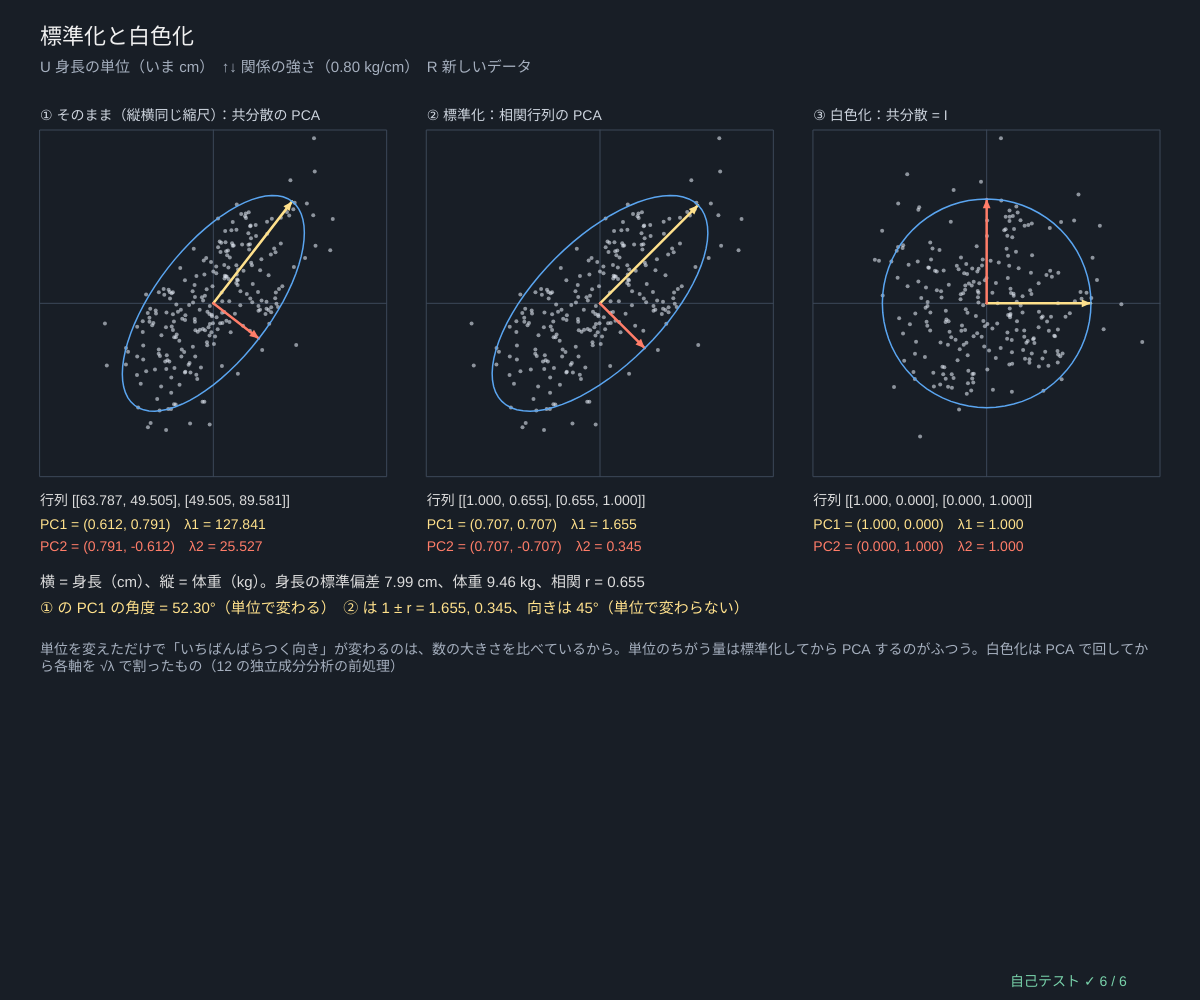
Frame 1 (no input)
Frame 60 (no input): identical to frame 1, image omitted
Frame 120 (the mouse pressed at the canvas centre since frame 60): identical to frame 1, image omitted

The p5.js sketch that drew this single still picture (run headless with seeded random() and noise() and a simulated clock; from frame 60 on, the mouse is pressed at the canvas centre):

// p5.js sketch
// ── sketch.js
// ============================================
// 10 標準化と白色化 ─ 単位がちがう 2 つの量を、そのまま PCA してよい？
// 合成データ：身長（cm）と体重（kg）。U で身長を mm にすると、数が 10 倍 → 分散は 100 倍 → 共分散の PCA は身長だけを向く
//   標準化（各列を 平均 0・標準偏差 1）してから PCA = 相関行列の PCA。単位を変えても結果は同じ
//   2 変数の相関行列の固有値は 1 ± r、固有ベクトルはいつも (1, 1)/√2 と (1, −1)/√2
//   白色化：z = Λ^(−1/2) Vᵀ (x − μ)。共分散が単位行列 I になり、楕円が円になる（どの向きのばらつきも 1）
// U 身長の単位 cm ⇔ mm / ↑↓ 身長と体重の関係の強さ / R 新しいデータ
// ============================================

const NPTS = 250;                      // ★ 人数
let useMM = false, slope = 0.8, seedD = 1, raw = [], dataX = [];   // ★ slope = 身長 1 cm あたり体重が何 kg 増えるか

function setup() { createCanvas(windowWidth, windowHeight); textWrap(CHAR); selfTest(); rebuild(); }
// ★ 合成データ：身長 h ~ 平均 168、標準偏差 8（cm）、体重 w = 62 + slope (h − 168) + ばらつき 7（kg）
function makePeople(n, sl) { return Array.from({ length: n }, () => { let h = 168 + 8 * gaussRnd(); return [h, 62 + sl * (h - 168) + 7 * gaussRnd()]; }); }
function rebuild() { seedRng(seedD); raw = makePeople(NPTS, slope); dataX = raw.map((p) => [useMM ? p[0] * 10 : p[0], p[1]]); }

// 点群と主軸を、縦横同じ縮尺で描く（中心 c、1 単位 = s ピクセル）
function cloud(P, cx, cy, s, col) { noStroke(); fill(...col, 150); for (let p of P) circle(cx + p[0] * s, cy - p[1] * s, 4); }
function axes(e, C, cx, cy, s) {
  e.vecs.forEach((v, k) => { let L = 2 * Math.sqrt(Math.max(0, e.vals[k])) * s; stroke(k ? color(255, 125, 105) : color(255, 225, 140)); fill(k ? color(255, 125, 105) : color(255, 225, 140)); strokeWeight(2.5); arrow2(cx, cy, cx + v[0] * L, cy - v[1] * L, 10); });
  stroke(90, 165, 240); strokeWeight(1.5); polyline(covEllipsePts([0, 0], C, 2).map((p) => [cx + p[0] * s, cy - p[1] * s]));
}
function panelBox(i) { let w = (width - 160) / 3; return { x: 40 + i * (w + 40), y: 130, w, h: Math.min(w, height * 0.5) }; }

function draw() {
  background(24, 30, 38);
  let mu = colMeans(dataX), Xc = centerCols(dataX, mu), C = covMatrix(dataX), e = jacobiEigen(C);
  let st = standardizeCols(dataX), R = covMatrix(st.Z), er = jacobiEigen(R), wh = whitenData(dataX), Cw = covMatrix(wh.Z);
  let titles = ['① そのまま（縦横同じ縮尺）：共分散の PCA', '② 標準化：相関行列の PCA', '③ 白色化：共分散 = I'];
  let sets = [[Xc, C, e], [st.Z, R, er], [wh.Z, Cw, jacobiEigen(Cw)]];
  sets.forEach(([P, Cm, ee], i) => {
    let b = panelBox(i), span = Math.max(...P.flat().map(Math.abs), 1e-9) * 1.05, s = Math.min(b.w, b.h) / 2 / span, cx = b.x + b.w / 2, cy = b.y + b.h / 2;
    stroke(60, 72, 88); strokeWeight(1); noFill(); rect(b.x, b.y, b.w, b.h); line(b.x, cy, b.x + b.w, cy); line(cx, b.y, cx, b.y + b.h);
    cloud(P, cx, cy, s, [225, 232, 242]); axes(ee, Cm, cx, cy, s);
    noStroke(); fill(205, 212, 222); textSize(14); textAlign(LEFT, BASELINE); text(titles[i], b.x, b.y - 10);
    let y = b.y + b.h + 28; fill(220); textSize(14);
    text('行列 [[' + fmtN(Cm[0][0], 3) + ', ' + fmtN(Cm[0][1], 3) + '], [' + fmtN(Cm[1][0], 3) + ', ' + fmtN(Cm[1][1], 3) + ']]', b.x, y);
    fill(255, 225, 140); text('PC1 = ' + fmtVec(ee.vecs[0], 3) + '　λ1 = ' + fmtN(ee.vals[0], 3), b.x, y + 24);
    fill(255, 125, 105); text('PC2 = ' + fmtVec(ee.vecs[1], 3) + '　λ2 = ' + fmtN(ee.vals[1], 3), b.x, y + 46);
  });
  let unit = useMM ? 'mm' : 'cm', r = R[0][1], y = panelBox(0).y + panelBox(0).h + 110;
  noStroke(); fill(220); textSize(15); textAlign(LEFT, BASELINE);
  text('横 = 身長（' + unit + '）、縦 = 体重（kg）。身長の標準偏差 ' + fmtN(Math.sqrt(C[0][0]), 2) + ' ' + unit + '、体重 ' + fmtN(Math.sqrt(C[1][1]), 2) + ' kg、相関 r = ' + fmtN(r, 3), 40, y);
  fill(255, 225, 140); text('① の PC1 の角度 = ' + fmtN((Math.atan2(e.vecs[0][1], e.vecs[0][0]) * 180) / Math.PI, 2) + '°（単位で変わる）　② は 1 ± r = ' + fmtN(1 + r, 3) + ', ' + fmtN(1 - r, 3) + '、向きは 45°（単位で変わらない）', 40, y + 26);
  fill(165, 175, 190); textSize(14);
  text('単位を変えただけで「いちばんばらつく向き」が変わるのは、数の大きさを比べているから。単位のちがう量は標準化してから PCA するのがふつう。白色化は PCA で回してから各軸を √λ で割ったもの（12 の独立成分分析の前処理）', 40, y + 56, width - 80);
  fill(240); textSize(22); text('標準化と白色化', 40, 44);
  fill(165, 175, 190); textSize(15); text('U 身長の単位（いま ' + unit + '）　↑↓ 関係の強さ（' + fmtN(slope, 2) + ' kg/cm）　R 新しいデータ', 40, 72);
  drawSelfTest(width - 190, height - 14);
}

function keyPressed() {
  if (key === 'u' || key === 'U') { useMM = !useMM; rebuild(); }
  if (key === UP_ARROW || key === DOWN_ARROW) { slope = clampv(Math.round((slope + (key === UP_ARROW ? 0.1 : -0.1)) * 10) / 10, -1.5, 1.5); rebuild(); }
  if (key === 'r' || key === 'R') { seedD++; rebuild(); }
  return false;
}

// ---- 自己テスト
function selfTest() {
  selfTestResults = [];
  seedRng(110);
  let P = makePeople(300, 0.8), Pmm = P.map((p) => [10 * p[0], p[1]]), st = standardizeCols(P), Cz = covMatrix(st.Z);
  check('標準化した列は 平均 0・標準偏差 1（1e-12）', colMeans(st.Z).every((m) => Math.abs(m) < 1e-12) && near(Cz[0][0], 1, 1e-12) && near(Cz[1][1], 1, 1e-12));
  let ea = jacobiEigen(covMatrix(standardizeCols(P).Z)), eb = jacobiEigen(covMatrix(standardizeCols(Pmm).Z));
  check('相関行列の PCA は cm でも mm でも同じ（固有値・固有ベクトル 1e-12）', ea.vals.every((l, k) => near(l, eb.vals[k], 1e-12)) && ea.vecs.every((v, k) => angleBetween(v, eb.vecs[k]) < 1e-9));
  let ca = jacobiEigen(covMatrix(P)), cb = jacobiEigen(covMatrix(Pmm));
  check('共分散の PCA は単位で変わる：mm にすると PC1 が 30° 以上回り、身長の軸から 6° 以内に', angleBetween(ca.vecs[0], cb.vecs[0]) > 30 && angleBetween(cb.vecs[0], [1, 0]) < 6);
  let r = Cz[0][1];
  check('2 変数の相関行列：固有値 1 ± r、固有ベクトル (1, ±1)/√2', near(ea.vals[0], 1 + Math.abs(r), 1e-12) && near(ea.vals[1], 1 - Math.abs(r), 1e-12) && angleBetween(ea.vecs[0], [1, Math.sign(r)]) < 1e-9);
  let okW = true;
  for (let t = 0; t < 10; t++) { let d = 2 + (t % 4), Q = Array.from({ length: d }, (_, i) => Array.from({ length: d }, (_, j) => (i === j ? 1 + t : 0) + rndRange(-0.8, 0.8))), C = matMul(Q, matT(Q)), X = gaussCloud(200, new Array(d).fill(3), C), w = whitenData(X); if (maxAbsDiff(covMatrix(w.Z), eyeMat(d)) > 1e-9) okW = false; }
  check('白色化したデータの共分散 = 単位行列 I（2〜5 次元、1e-9）', okW);
  let flat = standardizeCols([[1, 5], [2, 5], [3, 5]]);
  check('ばらつきが 0 の列があっても NaN にならない', noNaN(flat.Z) && noNaN(whitenData([[1, 5], [2, 5], [3, 5]]).Z));
  reportSelfTest();
}

// ---------- やってみよう ----------
// 1. U で cm ⇔ mm を切りかえ、① と ② の PC1 を比べよう。どちらが「単位に左右されない」？
// 2. ↑↓ で関係の強さを 0 にすると、② の固有値はどうなる？（r = 0 → 1 と 1）
// 3. ③ の白色化した点は、どの向きから見ても同じばらつき。PCA の向きは決まる？
// 4. 身長を m（メートル）にしたら、① の PC1 はどちらを向くと思う？（makePeople を書きかえて試そう）
// 5. 白色化は 12 の独立成分分析の前処理。白色化しただけでは、まだ「回転」が決まっていない

// ==================================================
// ここから下は「主成分分析の道具」（中身は読まなくても OK。消さないでね）
// ==================================================
// ---- 数の表示と安全のための道具
function clampv(v, a, b) { return v < a ? a : v > b ? b : v; }
function fin(v, fb) { return typeof v === 'number' && isFinite(v) ? v : fb === undefined ? 0 : fb; }   // NaN・∞ を fb に
function fmtN(v, d) {                                                  // 数を小数 d 桁で（NaN は「?」）
  if (typeof v !== 'number' || !isFinite(v)) return '?';
  let s = v.toFixed(d === undefined ? 2 : d);
  return /^-0(\.0*)?$/.test(s) ? s.slice(1) : s;
}
function fmtVec(v, d) { return '(' + v.map((x) => fmtN(x, d)).join(', ') + ')'; }
// ---- 種つきの乱数（同じ種なら毎回同じ列）
let rngState = 1;
function seedRng(s) { rngState = (s >>> 0) || 1; }
function rnd() {                       // 0〜1 の一様乱数（mulberry32）
  rngState = (rngState + 0x6d2b79f5) >>> 0;
  let t = rngState;
  t = Math.imul(t ^ (t >>> 15), t | 1);
  t ^= t + Math.imul(t ^ (t >>> 7), t | 61);
  return ((t ^ (t >>> 14)) >>> 0) / 4294967296;
}
function rndRange(a, b) { return a + (b - a) * rnd(); }
function gaussRnd() {                  // 標準正規分布（ボックス-ミュラー法）
  let u = Math.max(1e-12, rnd()), v = rnd();
  return Math.sqrt(-2 * Math.log(u)) * Math.cos(2 * Math.PI * v);
}
// ---- 行列の道具。データ X は「n 行 × d 列」（1 行 = 1 個のデータ）、ベクトルは配列
function zerosMat(n, m) { return Array.from({ length: n }, () => new Array(m).fill(0)); }
function eyeMat(n) { let I = zerosMat(n, n); for (let i = 0; i < n; i++) I[i][i] = 1; return I; }
function matT(A) { return A[0].map((_, j) => A.map((r) => r[j])); }
function matMul(A, B) {
  let n = A.length, q = B.length, m = B[0].length, C = zerosMat(n, m);
  for (let i = 0; i < n; i++) for (let k = 0; k < q; k++) { let a = A[i][k]; if (a === 0) continue; for (let j = 0; j < m; j++) C[i][j] += a * B[k][j]; }
  return C;
}
function matVec(A, x) { return A.map((r) => dotv(r, x)); }
function dotv(a, b) { let s = 0; for (let i = 0; i < a.length; i++) s += a[i] * b[i]; return s; }
function vlen(a) { return Math.sqrt(dotv(a, a)); }
function unitv(a) { let L = vlen(a); return L > 1e-300 ? a.map((x) => x / L) : a.map((_, i) => (i === 0 ? 1 : 0)); }
function maxAbsDiff(A, B) { let m = 0; for (let i = 0; i < A.length; i++) for (let j = 0; j < A[i].length; j++) m = Math.max(m, Math.abs(A[i][j] - B[i][j])); return m; }
function colMeans(X) {                 // 平均ベクトル（列ごとの平均）
  let d = X[0].length, mu = new Array(d).fill(0);
  for (let r of X) for (let j = 0; j < d; j++) mu[j] += r[j];
  return mu.map((s) => s / Math.max(1, X.length));
}
function centerCols(X, mu) { return X.map((r) => r.map((v, j) => v - mu[j])); }   // 平均を引く（中心化）
// ★ 共分散行列 C = Xcᵀ Xc / (n − 1)（n − 1 で割る「不偏」の約束。点が 1 個以下ならゼロ行列）
function covMatrix(X) {
  let n = X.length, d = X[0].length, mu = colMeans(X), C = zerosMat(d, d);
  if (n < 2) return C;
  for (let r of X) for (let i = 0; i < d; i++) { let a = r[i] - mu[i]; for (let j = i; j < d; j++) C[i][j] += a * (r[j] - mu[j]); }
  for (let i = 0; i < d; i++) for (let j = i; j < d; j++) { C[i][j] /= n - 1; C[j][i] = C[i][j]; }
  return C;
}
// ★ ヤコビ法（対称行列の固有値分解）：非対角を 1 つずつ回転で 0 にしていく。d ≤ 64 くらいまで
// 戻り値 vals = 固有値（大きい順）、vecs[k] = k 番目の固有ベクトル（長さ 1、いちばん大きい成分を正に）
function jacobiEigen(C, maxSweeps) {
  let d = C.length, A = C.map((r) => r.slice()), V = eyeMat(d);
  for (let sw = 0; sw < (maxSweeps || 80); sw++) {
    let off = 0, tot = 0;
    for (let i = 0; i < d; i++) for (let j = 0; j < d; j++) { let a = A[i][j] * A[i][j]; tot += a; if (i !== j) off += a; }
    if (!(off > 1e-30 * tot)) break;
    for (let p = 0; p < d - 1; p++) for (let q = p + 1; q < d; q++) {
      let apq = A[p][q];
      if (Math.abs(apq) < 1e-300) continue;
      let th = (A[q][q] - A[p][p]) / (2 * apq);
      let t = th === 0 ? 1 : Math.sign(th) / (Math.abs(th) + Math.sqrt(th * th + 1));
      let c = 1 / Math.sqrt(t * t + 1), s = t * c;
      for (let k = 0; k < d; k++) { let akp = A[k][p], akq = A[k][q]; A[k][p] = c * akp - s * akq; A[k][q] = s * akp + c * akq; }
      for (let k = 0; k < d; k++) { let apk = A[p][k], aqk = A[q][k]; A[p][k] = c * apk - s * aqk; A[q][k] = s * apk + c * aqk; }
      for (let k = 0; k < d; k++) { let vkp = V[k][p], vkq = V[k][q]; V[k][p] = c * vkp - s * vkq; V[k][q] = s * vkp + c * vkq; }
    }
  }
  let idx = Array.from({ length: d }, (_, i) => i).sort((a, b) => A[b][b] - A[a][a]);
  let vecs = idx.map((k) => { let v = V.map((r) => r[k]), big = 0; for (let i = 0; i < d; i++) if (Math.abs(v[i]) > Math.abs(v[big]) + 1e-12) big = i; return v[big] < 0 ? v.map((x) => -x) : v; });
  return { vals: idx.map((k) => A[k][k]), vecs };
}
function traceOf(C) { let s = 0; for (let i = 0; i < C.length; i++) s += C[i][i]; return s; }
// C V = V Λ の残り（いちばん大きいずれ）と、固有ベクトルどうしの直交のずれ
function eigResidual(C, eg) { let m = 0; eg.vecs.forEach((v, k) => { let Cv = matVec(C, v); for (let i = 0; i < v.length; i++) m = Math.max(m, Math.abs(Cv[i] - eg.vals[k] * v[i])); }); return m; }
function orthoError(vecs) { let m = 0; for (let a = 0; a < vecs.length; a++) for (let b = 0; b < vecs.length; b++) m = Math.max(m, Math.abs(dotv(vecs[a], vecs[b]) - (a === b ? 1 : 0))); return m; }
// 射影（主成分得点）と復元：score = (x − μ)·v_k、x_hat = μ + Σ score_k v_k（k 個まで）
function projectData(X, mu, vecs, k) { return X.map((r) => vecs.slice(0, k).map((v) => { let s = 0; for (let j = 0; j < r.length; j++) s += (r[j] - mu[j]) * v[j]; return s; })); }
function reconstructRow(score, mu, vecs) { let x = mu.slice(); score.forEach((s, k) => { for (let j = 0; j < x.length; j++) x[j] += s * vecs[k][j]; }); return x; }
function angleBetween(u, v) {          // 向きのちがい（符号は無視、0〜90°）。小さい角も正確に：atan2(‖v − (v·u)u‖, |v·u|)
  let a = unitv(u), b = unitv(v), c = dotv(a, b), r = 0; for (let i = 0; i < a.length; i++) r += (b[i] - c * a[i]) ** 2;
  return (Math.atan2(Math.sqrt(r), Math.abs(c)) * 180) / Math.PI;
}
function corrOf(a, b) {                // 相関係数
  let n = a.length, ma = a.reduce((s, v) => s + v, 0) / n, mb = b.reduce((s, v) => s + v, 0) / n, sab = 0, saa = 0, sbb = 0;
  for (let i = 0; i < n; i++) { sab += (a[i] - ma) * (b[i] - mb); saa += (a[i] - ma) ** 2; sbb += (b[i] - mb) ** 2; }
  return saa > 0 && sbb > 0 ? sab / Math.sqrt(saa * sbb) : 0;
}
// ---- 2×2 対称行列 [[a, b], [b, c]] の固有値・固有ベクトル（解の公式）
function eig2sym(a, b, c) {
  let tr = a + c, h = Math.sqrt(((a - c) / 2) ** 2 + b * b), l1 = tr / 2 + h, l2 = tr / 2 - h;
  let v1 = Math.abs(b) > 1e-14 * (Math.abs(a) + Math.abs(c) + 1e-300) ? unitv([l1 - c, b]) : a >= c ? [1, 0] : [0, 1];
  if (v1[0] < 0 || (v1[0] === 0 && v1[1] < 0)) v1 = [-v1[0], -v1[1]];
  return { l1, l2, v1, v2: [-v1[1], v1[0]], angle: (Math.atan2(v1[1], v1[0]) * 180) / Math.PI };
}
// ---- 好きな共分散の正規分布の点群：x = μ + L z（C = L Lᵀ、コレスキー分解）
function cholesky(C) {
  let d = C.length, L = zerosMat(d, d);
  for (let i = 0; i < d; i++) for (let j = 0; j <= i; j++) {
    let s = C[i][j]; for (let k = 0; k < j; k++) s -= L[i][k] * L[j][k];
    L[i][j] = i === j ? Math.sqrt(Math.max(s, 1e-15)) : s / L[j][j];
  }
  return L;
}
function gaussCloud(n, mu, C) { let L = cholesky(C); return Array.from({ length: n }, () => { let z = mu.map(() => gaussRnd()); return mu.map((m, i) => m + dotv(L[i], z)); }); }
function covFromAxes(s1, s2, deg) {    // 長軸の標準偏差 s1、短軸 s2、長軸の角度 deg（度）の 2×2 共分散
  let t = (deg * Math.PI) / 180, c = Math.cos(t), s = Math.sin(t);
  return [[c * c * s1 * s1 + s * s * s2 * s2, c * s * (s1 * s1 - s2 * s2)], [c * s * (s1 * s1 - s2 * s2), s * s * s1 * s1 + c * c * s2 * s2]];
}
// ---- グラフと図の道具：g = { x, y, w, h, x0, x1, y0, y1 }
function gX(g, v) { return g.x + clampv((v - g.x0) / (g.x1 - g.x0), -0.02, 1.02) * g.w; }
function gY(g, v) { return g.y + g.h - clampv((v - g.y0) / (g.y1 - g.y0), -0.02, 1.02) * g.h; }
function plotAxes(g, xl, yl, xt, yt) {
  stroke(80, 92, 108); strokeWeight(1); noFill(); rect(g.x, g.y, g.w, g.h);
  noStroke(); fill(160, 170, 185); textSize(12); textAlign(CENTER, TOP);
  for (let v of xt) text(+(+v).toPrecision(3), gX(g, v), g.y + g.h + 4);
  textAlign(RIGHT, CENTER);
  for (let v of yt) text(+(+v).toPrecision(3), g.x - 5, gY(g, v));
  textAlign(LEFT, BASELINE); fill(205, 212, 222); textSize(13);
  text(xl, g.x + g.w - textWidth(xl), g.y + g.h + 32); text(yl, g.x, g.y - 8);
}
function polyline(pts, closed) {       // 点が 2 つ以上あるときだけ折れ線を描く
  if (pts.length < 2) return;
  noFill(); beginShape(); for (let p of pts) vertex(p[0], p[1]); endShape(closed ? CLOSE : undefined);
}
// 共分散 C の「k σ の楕円」の点（データの単位）。中心 μ、長さ 1 の 2×2 固有分解で作る
function covEllipsePts(mu, C, k, segs) {
  let e = eig2sym(C[0][0], C[0][1], C[1][1]), a = k * Math.sqrt(Math.max(0, e.l1)), b = k * Math.sqrt(Math.max(0, e.l2)), out = [];
  for (let i = 0; i <= (segs || 72); i++) { let t = (2 * Math.PI * i) / (segs || 72), u = a * Math.cos(t), w = b * Math.sin(t); out.push([mu[0] + u * e.v1[0] + w * e.v2[0], mu[1] + u * e.v1[1] + w * e.v2[1]]); }
  return out;
}
function arrow2(x1, y1, x2, y2, hs) {  // 矢印（hs = 矢じりの大きさ）
  line(x1, y1, x2, y2);
  let a = Math.atan2(y2 - y1, x2 - x1), h = hs || 10;
  noStroke(); triangle(x2, y2, x2 - h * Math.cos(a - 0.4), y2 - h * Math.sin(a - 0.4), x2 - h * Math.cos(a + 0.4), y2 - h * Math.sin(a + 0.4));
}
// ---- 標準化と白色化
function standardizeCols(X) {          // 各列を平均 0・標準偏差 1 に（標準偏差 0 の列は 0 のまま）
  let mu = colMeans(X), C = covMatrix(X), sd = C.map((r, i) => Math.sqrt(Math.max(0, r[i])));
  return { Z: X.map((r) => r.map((v, j) => (sd[j] > 1e-12 ? (v - mu[j]) / sd[j] : 0))), mu, sd };
}
// ★ 白色化（PCA 白色化）：z = Λ^(−1/2) Vᵀ (x − μ)。共分散が単位行列 I になる（eps で 0 割りを防ぐ）
function whitenData(X, eps) {
  let mu = colMeans(X), eg = jacobiEigen(covMatrix(X)), e = eps === undefined ? 1e-12 : eps;
  let Wm = eg.vecs.map((v, k) => v.map((x) => x / Math.sqrt(Math.max(eg.vals[k], 0) + e)));
  return { Z: X.map((r) => matVec(Wm, r.map((v, j) => v - mu[j]))), Wm, mu, eg };
}
// ---- 自己テストの道具
let selfTestResults = [];
function check(name, cond) { selfTestResults.push({ name, ok: !!cond }); }
function near(a, b, tol) { return a !== null && a !== undefined && isFinite(a) && Math.abs(a - b) <= (tol === undefined ? 1e-9 : tol); }
function noNaN(v) { return Array.isArray(v) ? v.every(noNaN) : !(typeof v === 'number' && !isFinite(v)); }
function reportSelfTest() { for (let r of selfTestResults) (r.ok ? console.log : console.error)((r.ok ? '✓ ' : '✗ ') + r.name); }
function selfTestLine() { let n = selfTestResults.filter((r) => r.ok).length; return '自己テスト ' + (n === selfTestResults.length && n > 0 ? '✓ ' : '✗ ') + n + ' / ' + selfTestResults.length; }
function selfTestOk() { return selfTestResults.length > 0 && selfTestResults.every((r) => r.ok); }
function drawSelfTest(x, y) { noStroke(); fill(selfTestOk() ? color(120, 210, 170) : color(255, 90, 90)); textSize(14); textAlign(LEFT, BASELINE); text(selfTestLine(), x, y); }
